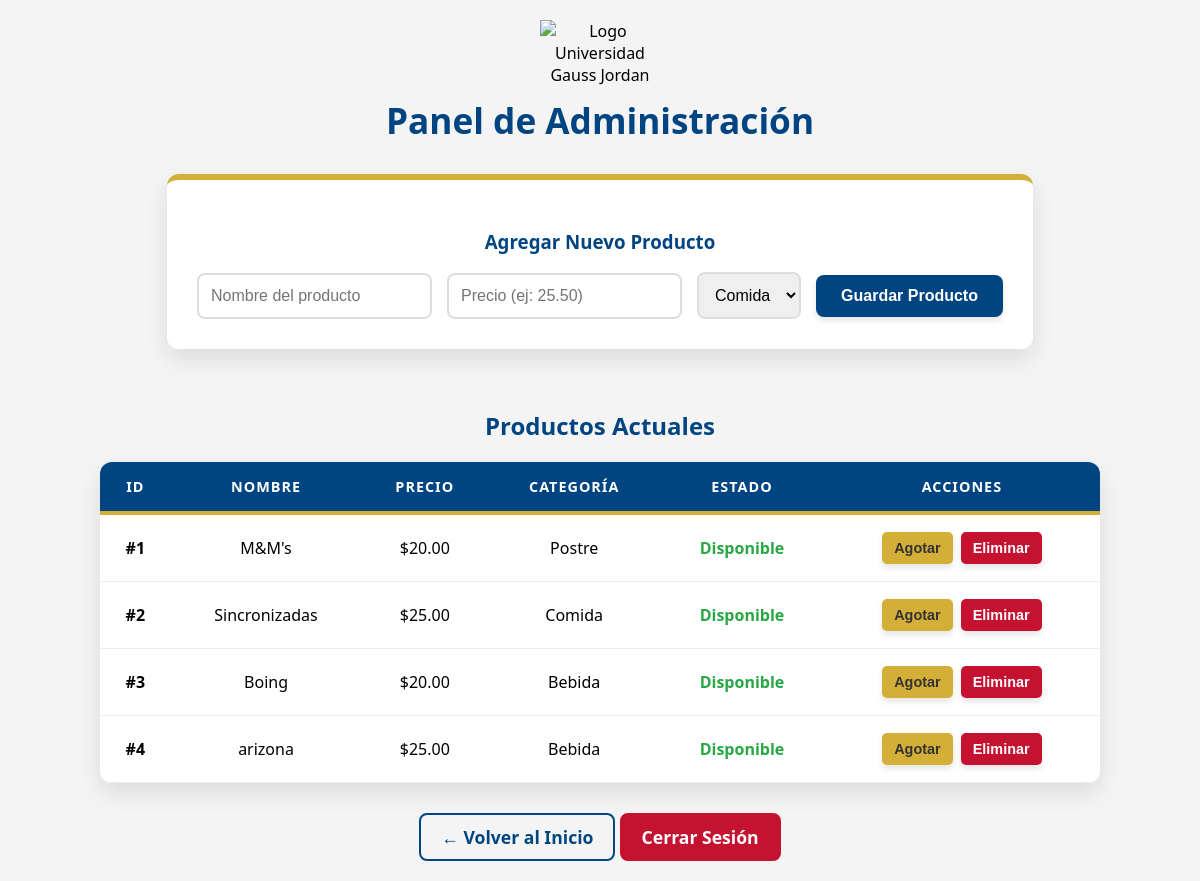
/admin (signed in), run on an earlier commit of the app's database.
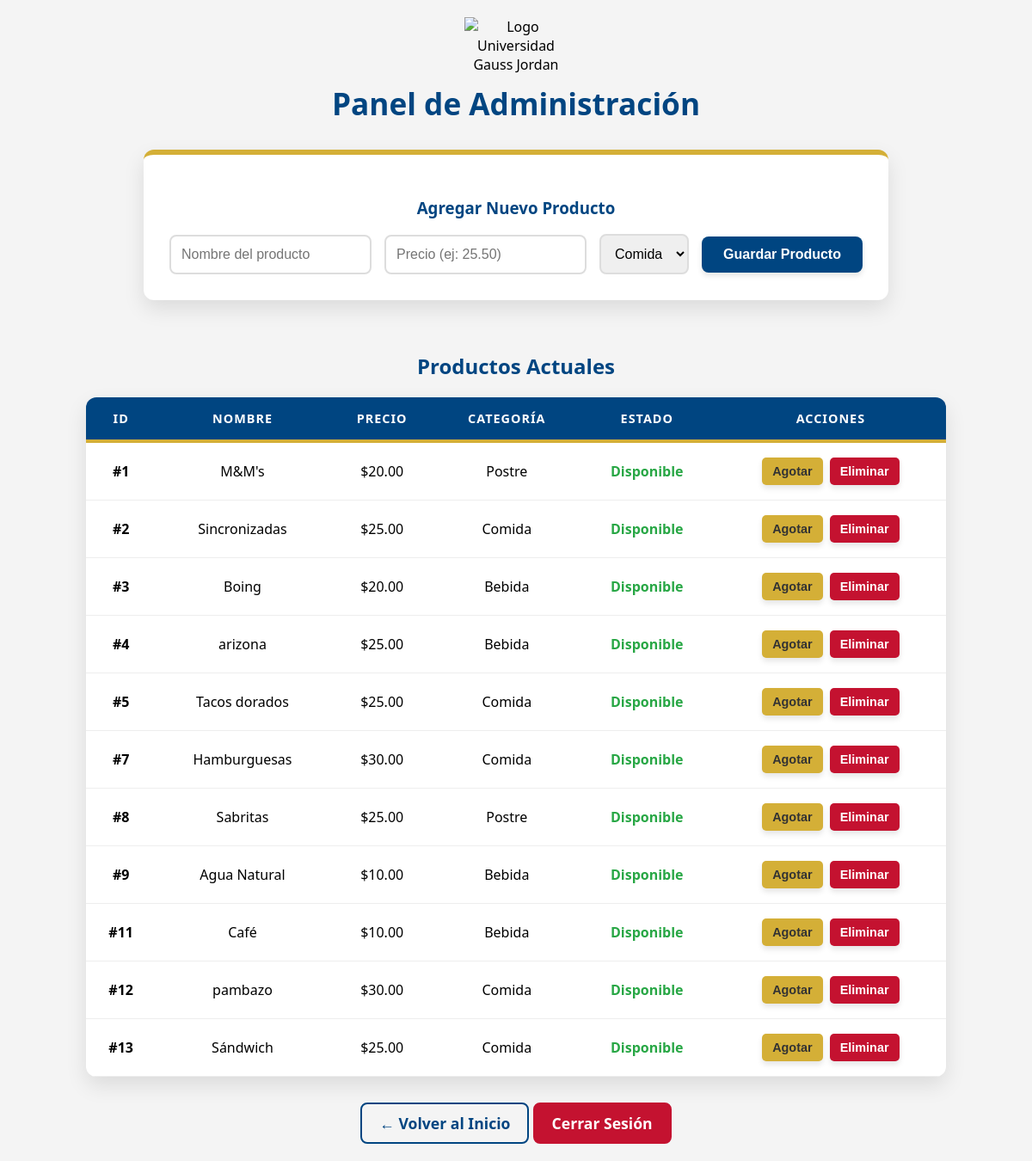
And on a later commit of the database.
### tables this page shows
CREATE TABLE Productos (
        id_producto INTEGER PRIMARY KEY AUTOINCREMENT,
        nombre TEXT NOT NULL,
        precio REAL NOT NULL,
        categoria TEXT,
        disponible BOOLEAN
    );

### rutas/admin.py (the view)
@admin_bp.route("/admin")
def admin():
    if not session.get("logueado"):
        return redirect("/login")
    conexion = conectar_db()
    cursor = conexion.cursor()
    cursor.execute("SELECT id_producto, nombre, precio, categoria, disponible FROM Productos")
    productos = cursor.fetchall()
    conexion.close()
    return render_template("admin.html", productos=productos)

### db_manager.py (called while the page is built)
def conectar_db():
    return sqlite3.connect("database.db", check_same_thread=False)

### templates/admin.html (shortened to what this page needs)
<!DOCTYPE html>
<html lang="es">
<head>
</head>
<body>
    <div class="header-admin">
        <img src="https://imgs.search.brave.com/1tFRxOQSQTKZiRlQLvilQSyiVtJ3yPprGSEWonnEvO8/rs:fit:860:0:0:0/g:ce/aHR0cHM6Ly9hcHJl/bmRlLmdvYi5teC93/cC1jb250ZW50L3Vw/bG9hZHMvMjAyNC8w/MS9nYXVzLTEucG5n" alt="Logo Universidad Gauss Jordan" class="logo">
        <h1>Panel de Administración</h1>
    </div>
    <div class="formulario">
        <h3>Agregar Nuevo Producto</h3>
        <form action="/agregar_producto" method="POST">
            <input type="text" name="nombre" placeholder="Nombre del producto" required>
            <input type="number" step="0.01" name="precio" placeholder="Precio (ej: 25.50)" required>
            <select name="categoria">
                <option value="Comida">Comida</option>
            </select>
            <button type="submit">Guardar Producto</button>
        </form>
    </div>
    <h2>Productos Actuales</h2>
    <div class="tabla-contenedor">
        <table>
            <tr>
                <th>ID</th>
                <th>Nombre</th>
                <th>Precio</th>
                <th>Categoría</th>
                <th>Estado</th>
                <th>Acciones</th> </tr>
            {% for producto in productos %}
            <tr>
                <td><strong>#{{ producto[0] }}</strong></td>
                <td>{{ producto[1] }}</td>
                <td>${{ "%.2f"|format(producto[2]) }}</td>
                <td>{{ producto[3] }}</td>
                <td>
                    {% if producto[4] == 1 %}
                        <span class="estado-disponible">Disponible</span>
                    {% else %}
                        <span class="estado-agotado">Agotado</span>
                    {% endif %}
                </td>
                <td>
                    <form action="/estado_producto/{{ producto[0] }}" method="POST" class="acciones-form">
                        <button type="submit" class="btn-accion btn-estado">
                            {% if producto[4] == 1 %}Agotar{% else %}Reactivar{% endif %}
                        </button>
                    </form>
                    <form action="/eliminar_producto/{{ producto[0] }}" method="POST" class="acciones-form" onsubmit="return confirm('¿Estás seguro de que deseas eliminar este producto permanentemente?');">
                        <button type="submit" class="btn-accion btn-eliminar">Eliminar</button>
                    </form>
                </td>
            </tr>
            {% endfor %}
        </table>
    </div>
    <a href="/" class="volver-btn">← Volver al Inicio</a>
    <a href="/logout" class="volver-btn" style="background-color: #C41230; color: white; border-color: #C41230;">Cerrar Sesión</a>
</body>
</html>

What changed in the data, as far as the page shows it:
added Productos: id_producto "5", nombre "Tacos dorados", precio "25.00", categoria "Comida", disponible "Disponible"
added Productos: id_producto "7", nombre "Hamburguesas", precio "30.00", categoria "Comida", disponible "Disponible"
added Productos: id_producto "8", nombre "Sabritas", precio "25.00", categoria "Postre", disponible "Disponible"
added Productos: id_producto "9", nombre "Agua Natural", precio "10.00", categoria "Bebida", disponible "Disponible"
added Productos: id_producto "11", nombre "Café", precio "10.00", categoria "Bebida", disponible "Disponible"
added Productos: id_producto "12", nombre "pambazo", precio "30.00", categoria "Comida", disponible "Disponible"
added Productos: id_producto "13", nombre "Sándwich", precio "25.00", categoria "Comida", disponible "Disponible"
